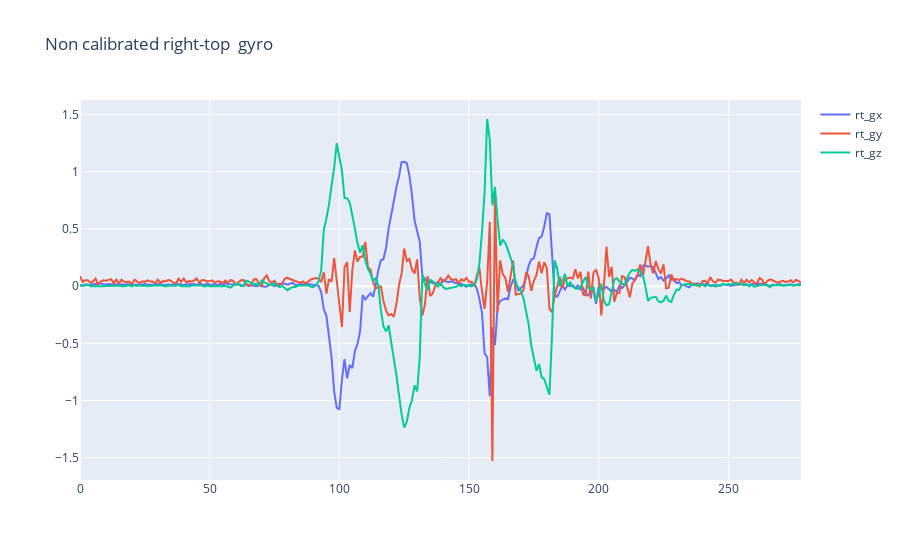
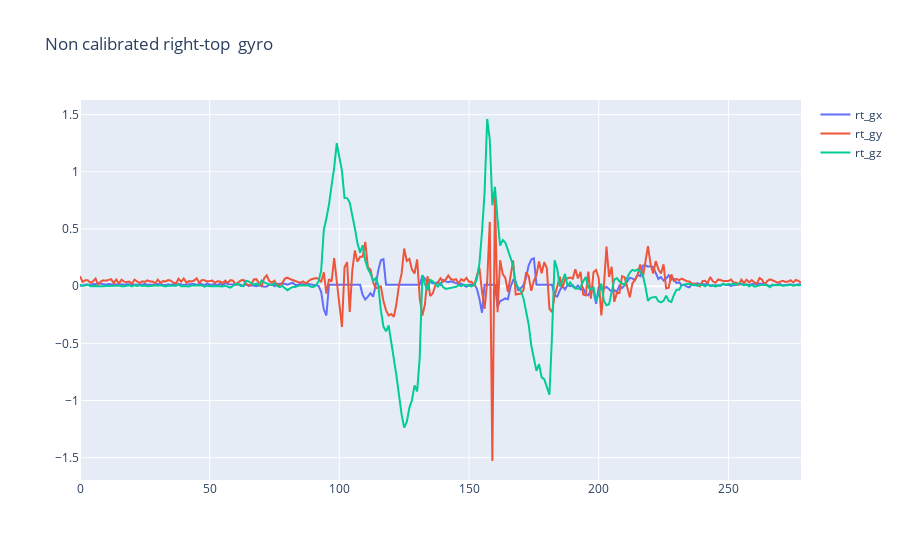

The notebook cell these images were saved under, in order:
### Code cell
show_plot(rt,'Non calibrated right-top ',False)
# show_plot(lt,'Non calibrated left-top ',False)

show_plot(rt_outl,'Non calibrated right-top ',False)

### Figure 1 — Plotly figure (JSON) as saved in the notebook; plotly's stock layout.template omitted (floating-point values rounded to 4 significant figures; data arrays with more than 128 entries replaced by an {"elided": "..."} marker saying what was removed)
{"data": [{"name": "rt_gx", "type": "scatter", "x": {"elided": "279 int values"}, "y": {"elided": "279 float values"}}, {"name": "rt_gy", "type": "scatter", "x": {"elided": "279 int values"}, "y": {"elided": "279 float values"}}, {"name": "rt_gz", "type": "scatter", "x": {"elided": "279 int values"}, "y": {"elided": "279 float values"}}], "layout": {"title": {"text": "Non calibrated right-top  gyro"}}}

### Figure 2 — Plotly figure (JSON) as saved in the notebook; plotly's stock layout.template omitted (floating-point values rounded to 4 significant figures; data arrays with more than 128 entries replaced by an {"elided": "..."} marker saying what was removed)
{"data": [{"name": "rt_gx", "type": "scatter", "x": {"elided": "279 int values"}, "y": {"elided": "279 float values"}}, {"name": "rt_gy", "type": "scatter", "x": {"elided": "279 int values"}, "y": {"elided": "279 float values"}}, {"name": "rt_gz", "type": "scatter", "x": {"elided": "279 int values"}, "y": {"elided": "279 float values"}}], "layout": {"title": {"text": "Non calibrated right-top  gyro"}}}
